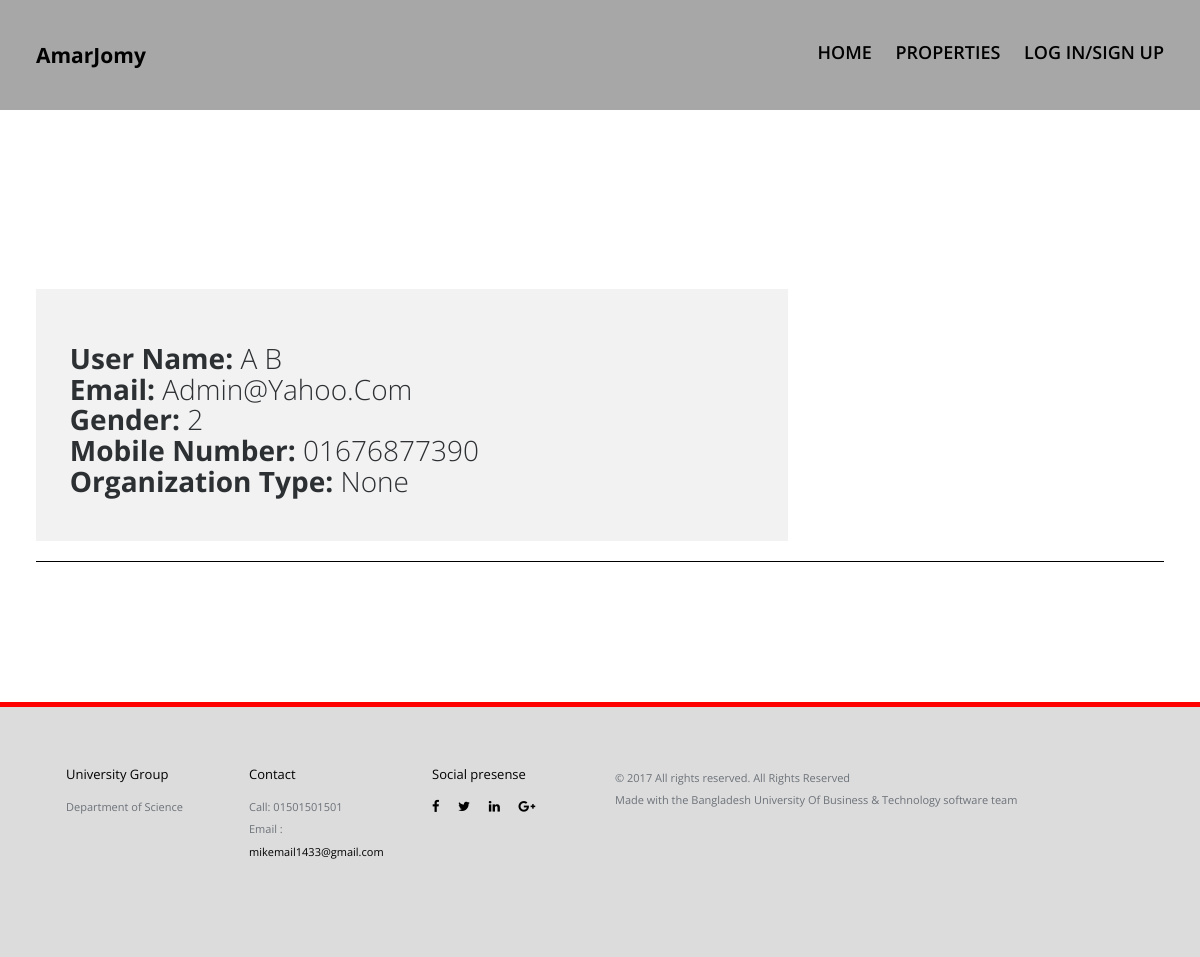
/user-single.php?userid=5, run on the app's committed database.
### tables this page shows
CREATE TABLE `u_info` (
  `id` int(11) NOT NULL,
  `u_first` varchar(100) NOT NULL,
  `u_last` varchar(100) NOT NULL,
  `u_email` varchar(100) NOT NULL,
  `u_pass` varchar(100) NOT NULL,
  `u_gnd` int(100) NOT NULL,
  `u_mob` varchar(100) NOT NULL,
  `u_comp` varchar(100) NOT NULL,
  `u_finance` int(255) DEFAULT NULL
);

### user-single.php (the view, shortened to what this page needs)
<?php include "header.php"; ?>
<section id="work-detail" class="section work-detail">
  <?php
    if(isset($_GET['userid'])){$user = $_GET['userid'];}
    else {header('Location: blog.php');}
    $result_usr = $conn->query("SELECT * FROM u_info WHERE id='$user'");
      while($row_usr = $result_usr->fetch_assoc()) { ?>
      <div class="container-fluid">
        <div class="row">
          <div class="col-md-8 work-detail-margin detail-contentbox">
            <?php
              echo "<h3 class='text-capitalize'><b>User Name: </b>".$row_usr["u_first"]." ".$row_usr["u_last"];
              echo "<br/> <b>Email: </b>".$row_usr["u_email"];
              echo "<br/> <b>Gender: </b>".$row_usr["u_gnd"];
              echo "<br/> <b>Mobile Number: </b>".$row_usr["u_mob"];
              echo "<br/> <b>Organization Type: </b>".$row_usr["u_comp"]."</h3>";
            ?>
          </div>
        </div>
      </div>
      <hr style="border-color: black;">
    <?php } ?>
  </section>
<br/>
<?php include "footer.php"; ?>

### css/main.css (style rules this page uses)
h3 { font-size: 28px; color: #2d3033; font-weight: 300; }
body { font-family: "Open Sans", sans-serif; font-weight: 400; color: #6c7279; }
.section { padding: 100px 0; }
.work-detail { width: 94%; margin: auto; }
.work-detail-margin { margin-top: 7%; }
.detail-contentbox { background-color: #f2f2f2; padding: 3%; }

### data on the page
u_info: u_first "A", u_last "B", u_email "Admin@yahoo.com", u_gnd "2", u_mob "01676877390", u_comp "None"
